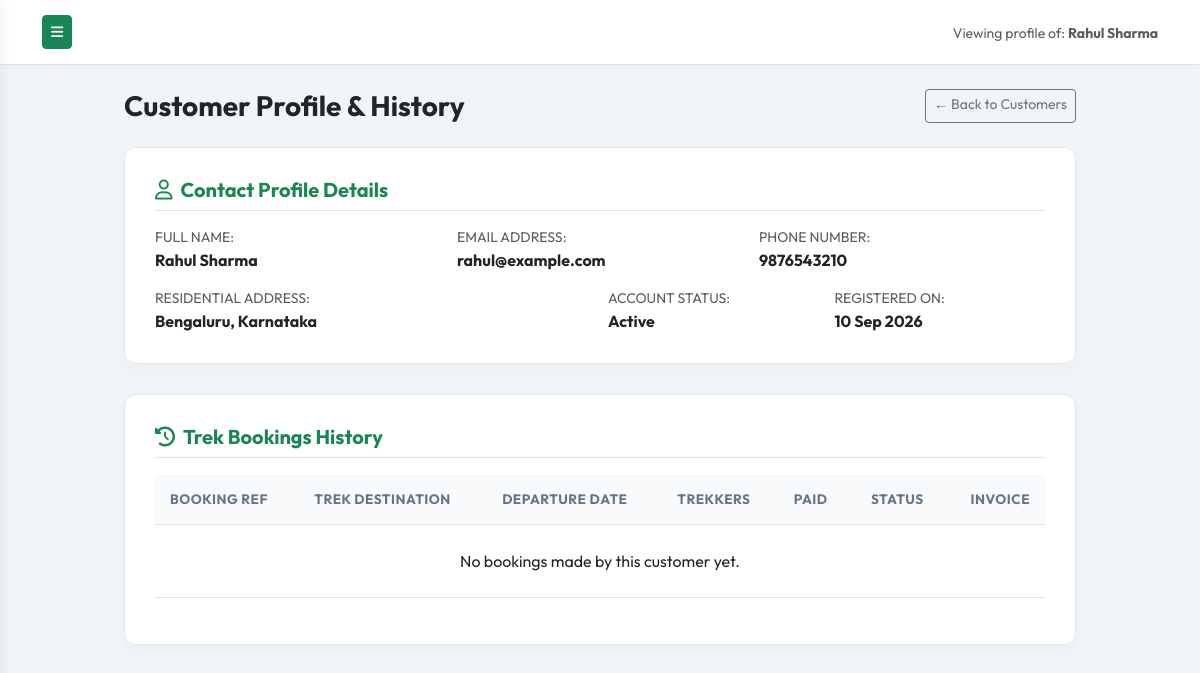
Page /admin/users/view.php?id=1 (signed in) on the committed database.
### tables this page shows
CREATE TABLE IF NOT EXISTS `users` (
  `id` INT AUTO_INCREMENT PRIMARY KEY,
  `name` VARCHAR(100) NOT NULL,
  `email` VARCHAR(150) NOT NULL UNIQUE,
  `password_hash` VARCHAR(255) NOT NULL,
  `phone` VARCHAR(20) NOT NULL,
  `address` TEXT DEFAULT NULL,
  `status` ENUM('Active', 'Inactive') DEFAULT 'Active',
  `verification_token` VARCHAR(100) DEFAULT NULL,
  `email_verified` TINYINT(1) DEFAULT 0,
  `created_at` TIMESTAMP DEFAULT CURRENT_TIMESTAMP,
  `updated_at` TIMESTAMP DEFAULT CURRENT_TIMESTAMP ON UPDATE CURRENT_TIMESTAMP
);

### includes/functions.php (called while the page is built, shortened)
<?php
function format_date($date_str, $format = 'd M Y') {
    $timestamp = strtotime($date_str);
    return date($format, $timestamp);
}

### admin/users/view.php (the view, shortened to what this page needs)
<?php
require_once __DIR__ . '/../../includes/functions.php';
$db = Database::connect();
$id = (int)($_GET['id'] ?? 0);
try {
    $user_stmt = $db->prepare("SELECT * FROM users WHERE id = ? LIMIT 1");
    $user_stmt->execute([$id]);
    $user = $user_stmt->fetch();
    $bookings_stmt = $db->prepare("SELECT b.*, t.title as trek_title, d.start_date, d.end_date FROM bookings b
                                   INNER JOIN treks t ON b.trek_id = t.id
                                   INNER JOIN trek_dates d ON b.trek_date_id = d.id
                                   WHERE b.user_id = ? ORDER BY b.id DESC");
    $bookings_stmt->execute([$id]);
    $bookings = $bookings_stmt->fetchAll();
} catch (PDOException $e) {
    die("System error: " . $e->getMessage());
}
?>
<!DOCTYPE html>
<html lang="en">
<head>
    <link href="https://cdn.jsdelivr.net/npm/bootstrap@5.3.0/dist/css/bootstrap.min.css" rel="stylesheet">
    <link href="https://cdnjs.cloudflare.com/ajax/libs/font-awesome/6.4.0/css/all.min.css" rel="stylesheet">
    <link href="<?php echo SITE_URL; ?>/assets/css/admin.css" rel="stylesheet">
    <link href="<?php echo SITE_URL; ?>/assets/css/responsive.css" rel="stylesheet">
</head>
<body class="admin-body">
<div class="d-flex" id="wrapper">
    <div id="page-content-wrapper">
        <nav class="navbar navbar-expand-lg navbar-light admin-navbar border-bottom">
            <div class="container-fluid">
                <button class="btn btn-success btn-sm" id="menu-toggle"><i class="fas fa-bars"></i></button>
                <div class="ms-auto">
                    <span class="text-muted small">Viewing profile of: <strong><?php echo htmlspecialchars($user['name']); ?></strong></span>
                </div>
            </div>
        </nav>
        <div class="container-fluid p-4" style="max-width: 1000px;">
            <div class="d-flex justify-content-between align-items-center mb-4">
                <h3 class="fw-bold mb-0">Customer Profile & History</h3>
                <a href="<?php echo SITE_URL; ?>/admin/users/manage.php" class="btn btn-outline-secondary btn-sm">
                    &larr; Back to Customers
                </a>
            </div>
            <div class="admin-card">
                <h5 class="fw-bold text-success mb-3 border-bottom pb-2"><i class="far fa-user me-2"></i>Contact Profile Details</h5>
                <div class="row g-3 text-muted">
                    <div class="col-md-4">
                        <span class="small d-block text-muted">FULL NAME:</span>
                        <strong class="text-dark"><?php echo htmlspecialchars($user['name']); ?></strong>
                    </div>
                    <div class="col-md-4">
                        <span class="small d-block text-muted">EMAIL ADDRESS:</span>
                        <strong class="text-dark"><?php echo htmlspecialchars($user['email']); ?></strong>
                    </div>
                    <div class="col-md-4">
                        <span class="small d-block text-muted">PHONE NUMBER:</span>
                        <strong class="text-dark"><?php echo htmlspecialchars($user['phone']); ?></strong>
                    </div>
                    <div class="col-md-6">
                        <span class="small d-block text-muted">RESIDENTIAL ADDRESS:</span>
                        <strong class="text-dark"><?php echo htmlspecialchars($user['address'] ?: 'Not Provided'); ?></strong>
                    </div>
                    <div class="col-md-3">
                        <span class="small d-block text-muted">ACCOUNT STATUS:</span>
                        <strong class="text-dark"><?php echo htmlspecialchars($user['status']); ?></strong>
                    </div>
                    <div class="col-md-3">
                        <span class="small d-block text-muted">REGISTERED ON:</span>
                        <strong class="text-dark"><?php echo format_date($user['created_at']); ?></strong>
                    </div>
                </div>
            </div>
            <div class="admin-card">
                <h5 class="fw-bold text-success mb-3 border-bottom pb-2"><i class="fas fa-history me-2"></i>Trek Bookings History</h5>
                <div class="table-responsive">
                    <table class="table table-hover table-custom align-middle text-muted">
                        <thead>
                            <tr>
                                <th>Booking Ref</th>
                                <th>Trek Destination</th>
                                <th>Departure Date</th>
                                <th>Trekkers</th>
                                <th>Paid</th>
                                <th class="text-center">Status</th>
                                <th class="text-end">Invoice</th>
                            </tr>
                        </thead>
                        <tbody>
                            <?php if (!empty($bookings)): ?>
                                <?php foreach ($bookings as $b):
                                    $b_badge = $b['booking_status'] === 'Confirmed' ? 'bg-success' : ($b['booking_status'] === 'Pending' ? 'bg-warning text-dark' : 'bg-danger');
                                ?>
                                    <tr>
                                        <td><strong><?php echo $b['booking_no']; ?></strong></td>
                                        <td><?php echo htmlspecialchars($b['trek_title']); ?></td>
                                        <td><?php echo format_date($b['start_date']); ?></td>
                                        <td><?php echo $b['num_trekkers']; ?></td>
                                        <td><?php echo format_price($b['payable_amount']); ?></td>
                                        <td class="text-center"><span class="badge <?php echo $b_badge; ?>"><?php echo $b['booking_status']; ?></span></td>
                                        <td class="text-end">
                                            <a href="<?php echo SITE_URL; ?>/booking/invoice.php?booking_no=<?php echo $b['booking_no']; ?>" class="btn btn-sm btn-outline-success py-1" target="_blank">
                                                <i class="fas fa-file-invoice"></i> View
                                            </a>
                                        </td>
                                    </tr>
                                <?php endforeach; ?>
                            <?php else: ?>
                                <tr>
                                    <td colspan="7" class="text-center py-4">No bookings made by this customer yet.</td>
                                </tr>
                            <?php endif; ?>
                        </tbody>
                    </table>
                </div>
            </div>
        </div>
    </div>
</div>
</body>
</html>

### assets/css/admin.css (style rules this page uses)
:root { --admin-primary: #2D5A27; --admin-secondary: #34495E; --admin-dark: #1E293B; --admin-light: #F8FAFC; --sidebar-width: 260px; --transition: all 0.3s cubic-bezier(0.25, 0.8, 0.25, 1); }
body.admin-body { background-color: #F1F5F9; font-family: 'Outfit', sans-serif; overflow-x: hidden; }
#wrapper { display: flex; width: 100%; }
#page-content-wrapper { min-width: 100vw; transition: margin 0.3s cubic-bezier(0.25, 0.8, 0.25, 1); }
.admin-navbar { background-color: #FFFFFF; box-shadow: 0 2px 10px rgba(0,0,0,0.02); padding: 15px 30px; }
.admin-card { background-color: #FFFFFF; border-radius: 12px; box-shadow: 0 4px 15px rgba(0,0,0,0.03); border: 1px solid #E2E8F0; padding: 30px; margin-bottom: 30px; }
.table-custom th { background-color: #F8FAFC; color: #64748B; font-size: 0.85rem; text-transform: uppercase; font-weight: 700; letter-spacing: 0.5px; padding: 15px; }
.table-custom td { padding: 15px; vertical-align: middle; }
@media (min-width: 768px) { #page-content-wrapper { min-width: 0; width: 100%; } }

### assets/css/responsive.css (style rules this page uses)
*, *::before, *::after { box-sizing: border-box; }
html { -webkit-text-size-adjust: 100%; scroll-behavior: smooth; }
body { overflow-x: hidden; -webkit-font-smoothing: antialiased; }
input, select, textarea, button, .btn { min-height: 46px; }
.btn-sm, .form-control-sm, select.form-select-sm, .btn-group-sm > .btn { min-height: 34px !important; }
h1, h2, h3, h4, h5, h6, p, a, span, li, td, th, label { word-wrap: break-word; overflow-wrap: break-word; }
@media (min-width: 1025px) { #page-content-wrapper { min-width: 0; width: 100%; } }
.table-responsive { -webkit-overflow-scrolling: touch; }

### rows in the picture
users: name "Rahul Sharma", email "rahul@example.com", phone "9876543210", address "Bengaluru, Karnataka", status "Active", created_at "10 Sep 2026"
